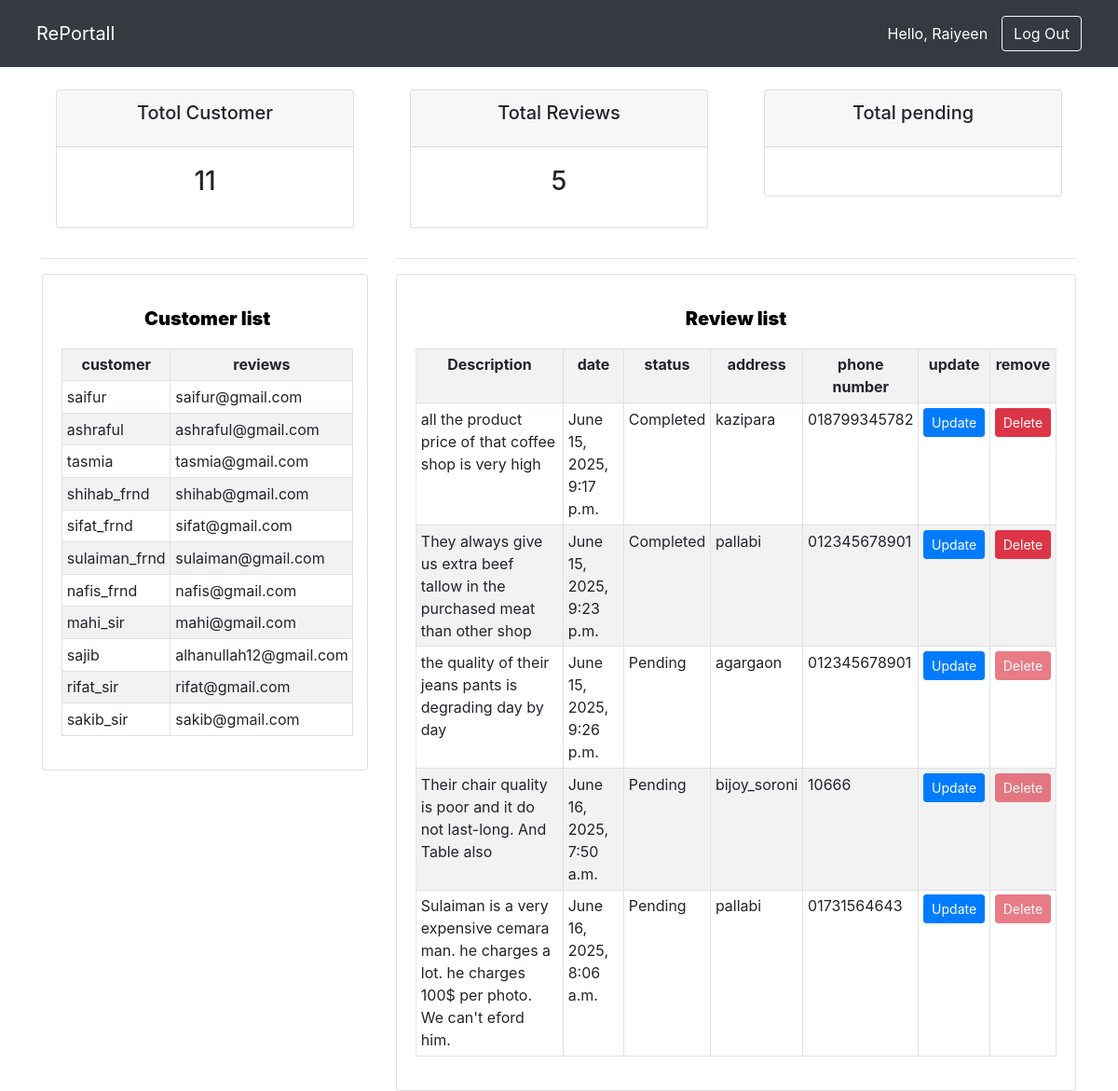
The page /admin_dashboard/ (signed in) on the database its author committed.
### RePortall/models.py (models this page shows, shortened)
class Customer(models.Model):
    user = models.OneToOneField(User, on_delete=models.CASCADE)
    name =models.CharField(max_length=100, null=True)
    email = models.CharField(max_length=100, null=True)

class Review(models.Model):
    ADDRRESS =(
        ('Mirpur 10', 'Mirpur 10'),
        ('Pallabi', 'Pallabi'),
        ('Kazipara', 'Kazipara'),
        ('Agargaon', 'Agargaon'),
        ('shewrapara', 'shewrapara'),
        ('Uttara', 'Uttara'),
        ('Bijoy soroni', 'Bijoy soroni'),
        ('Rupnagar', 'Rupnagar'),
        ('Other', 'Other')
    )
    name = models.CharField(max_length=100, null=True)
    phone = models.CharField(max_length=15, null=True)
    description = models.CharField(max_length=1000, null=True)
    date_created = models.DateTimeField(auto_now_add=True, null=True)
    address = models.CharField(max_length=200, null=True, choices=ADDRRESS)

class ReportSubmission(models.Model):
        STATUS =(
            ('Pending', 'Pending'),
            ('In Progress', 'In Progress'),
            ('Completed', 'Completed')
        )
        customer = models.ForeignKey(Customer, on_delete=models.SET_NULL, null=True)
        review = models.ForeignKey(Review, on_delete=models.SET_NULL, null=True)
        status = models.CharField(max_length=50, null=True, choices=STATUS, default='Pending')

### RePortall/views.py (the view)
# urls.py: path('admin_dashboard/', views.admin_dashboard, name='admin_dashboard'),
@login_required(login_url='login')
def admin_dashboard(request):
     customers = Customer.objects.all()
     reviews = Review.objects.filter(reportsubmission__isnull=False).distinct()
     total_customers = customers.count()
     total_reviews = reviews.count()
     context = {
          'customers': customers,
          'reviews': reviews,
          'total_customers': total_customers,
          'total_reviews': total_reviews
     }
     return render(request, "admin_dashboard.html", context)

### templates/admin_dashboard.html (shortened to what this page needs)
<!DOCTYPE html>
<html lang="en">
<head>
    <link rel="stylesheet" href="https://stackpath.bootstrapcdn.com/bootstrap/4.1.3/css/bootstrap.min.css">
    <link rel="stylesheet" href="https://use.fontawesome.com/releases/v5.6.1/css/all.css">
</head>
<body>
    <nav class="navbar navbar-expand-lg navbar-dark bg-dark sticky-top px-4 py-3">
        <div class="container-fluid">
        <a class="navbar-brand fw-bold" href="#">RePortall</a>
            <div class="d-flex justify-content-end w-100">
                <span class="text-white me-4 my-auto">Hello, {{ request.user }}</span>
                <a style="margin-left: 15px;" class="btn btn-outline-light" href="{% url 'logout' %}">Log Out</a>
            </div>
        </div>
    </nav>
    <br>
    <div class="container">
        <div class="row">
            <div class="col">
                <div class="col-md">
                    <div class="card text-center text-black mb-3" id="total-orders">
                        <div class="card-header">
                            <h5 class="card-title">Totol Customer</h5>
                        </div>
                        <div class="card-body">
                            <h3 class="card-title">{{total_customers}}</h3>
                        </div>
                    </div>
                </div>
            </div>
            <div class="col">
                <div class="col-md">
                    <div class="card text-center text-black mb-3" id="orders-pending">
                        <div class="card-header">
                            <h5 class="card-title">Total Reviews</h5>
                        </div>
                        <div class="card-body">
                            <h3 class="card-title">{{total_reviews}}</h3>
                        </div>
                    </div>
                </div>
            </div>
            <div class="col">
                <div class="col-md">
                    <div class="card text-center text-black mb-3" id="orders-delivered">
                        <div class="card-header">
                            <h5 class="card-title">Total pending</h5>
                        </div>
                        <div class="card-body">
                        </div>
                    </div>
                </div>
            </div>
        </div>
        <div class="row">
        <div class="col-lg-4">
            <hr>
            <div class= "card card-body">
                <table class="table table-sm table-striped table-bordered">
                    <caption style="caption-side: top; text-align: center; font-size: 20px;font-weight: bold; color:rgb(0, 0, 0); margin-bottom: 5px;"><strong>Customer list</strong></caption>
                    <tr>
                        <th class="text-center">customer</th>
                        <th class="text-center">reviews</th>
                    </tr>
                    {% for i in customers %}
                    <tr>
                        <td>{{i.name}}</td>
                        <td>{{i.email}}</td>
                    </tr>
                    {% endfor %}
                </table>
            </div>
        </div>
        <div class="col-lg-8">
            <hr>
            <div class= "card card-body">
                <table class="table table-sm table-striped table-bordered">
                    <caption style="caption-side: top; text-align: center; font-size: 20px;font-weight: bold; color:rgb(0, 0, 0); margin-bottom: 5px;"><strong>Review list</strong></caption>
                    <tr>
                        <th class="text-center">Description</th>
                        <th class="text-center">date</th>
                        <th class="text-center">status</th>
                        <th class="text-center">address</th>
                        <th class="text-center">phone number</th>
                        <th class="text-center">update</th>
                        <th class="text-center">remove</th>
                    </tr>
                    {% for i in reviews %}
    <tr>
        <td>{{ i.description }}</td>
        <td>{{ i.date_created }}</td>
        <td>{{ i.reportsubmission_set.first.status }}</td>
        <td>{{ i.address }}</td>
        <td>{{ i.phone }}</td>
        <td>
    <a class="btn btn-primary btn-sm" href="{% url 'update_review_admin' i.id %}">Update</a>
</td>
<td>
    {% if i.reportsubmission_set.first.status == 'Completed' %}
    <a class="btn btn-danger btn-sm" href="{% url 'delete_review_admin' i.id %}">Delete</a>
{% else %}
    <button class="btn btn-danger btn-sm" disabled>Delete</button>
{% endif %}
</td>
    </tr>
{% endfor %}
                </table>
            </div>
        </div>
    </div>
    </div>
</body>

### rows shown on the page
Customer: name "saifur", email "saifur@gmail.com"
Customer: name "ashraful", email "ashraful@gmail.com"
Customer: name "tasmia", email "tasmia@gmail.com"
Customer: name "shihab_frnd", email "shihab@gmail.com"
Customer: name "sifat_frnd", email "sifat@gmail.com"
Customer: name "sulaiman_frnd", email "sulaiman@gmail.com"
Customer: name "nafis_frnd", email "nafis@gmail.com"
Customer: name "mahi_sir", email "mahi@gmail.com"
Customer: name "sajib", email "alhanullah12@gmail.com"
Customer: name "rifat_sir", email "rifat@gmail.com"
Customer: name "sakib_sir", email "sakib@gmail.com"
Review: description "all the product price of that coffee shop is very high", date_created "June 15, 2025, 9:17 p.m.", reportsubmission_set.first.status "Completed", address "kazipara", phone "018799345782", shows "Delete"
Review: description "They always give us extra beef tallow in the purchased meat than other shop", date_created "June 15, 2025, 9:23 p.m.", reportsubmission_set.first.status "Completed", address "pallabi", phone "012345678901", shows "Delete"
Review: description "the quality of their jeans pants is degrading day by day", date_created "June 15, 2025, 9:26 p.m.", reportsubmission_set.first.status "Pending", address "agargaon", phone "012345678901", shows "Delete"
Review: description "Their chair quality is poor and it do not last-long. And Table also", date_created "June 16, 2025, 7:50 a.m.", reportsubmission_set.first.status "Pending", address "bijoy_soroni", phone "10666", shows "Delete"
Review: description "Sulaiman is a very expensive cemara man. he charges a lot. he charges 100$ per photo. We can't eford him.", date_created "June 16, 2025, 8:06 a.m.", reportsubmission_set.first.status "Pending", address "pallabi", phone "01731564643", shows "Delete"

### other values the page prints
{{ request.user }} "Raiyeen"
{{ total_customers }} "11"
{{ total_reviews }} "5"
